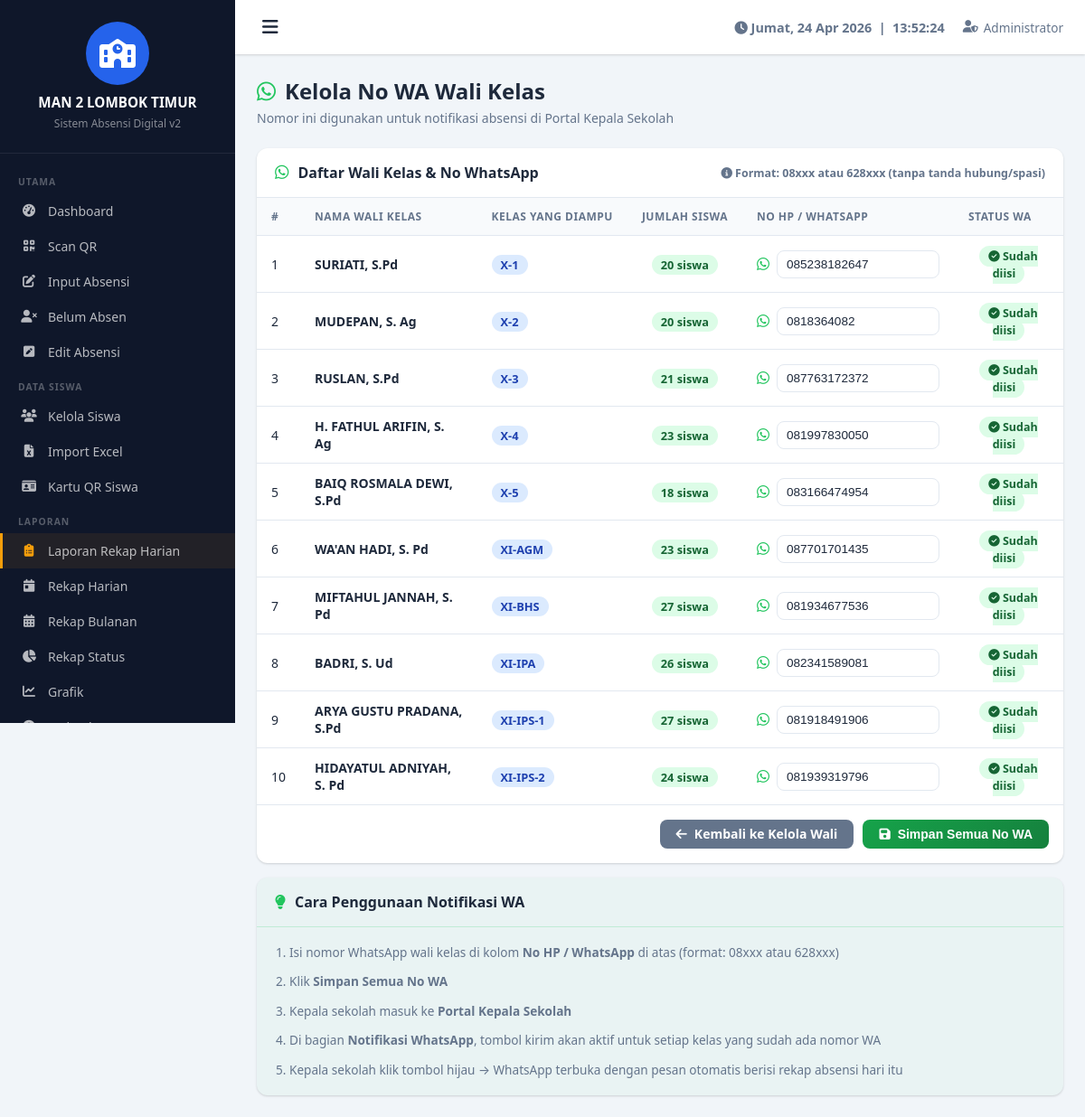
Screenshot of /kelola_no_wa_wali.php (signed in) with the database file from the repository.
### tables this page shows
CREATE TABLE `pengaturan` (
  `id` int(11) NOT NULL,
  `nama_sekolah` varchar(200) DEFAULT 'Nama Sekolah',
  `alamat` text DEFAULT NULL,
  `logo` varchar(255) DEFAULT NULL,
  `kepala_sekolah` varchar(200) DEFAULT NULL,
  `nip_kepala` varchar(50) DEFAULT NULL,
  `jam_masuk` time DEFAULT '07:00:00',
  `jam_terlambat` time DEFAULT '07:30:00',
  `jam_pulang` time DEFAULT '14:00:00',
  `token_wa` varchar(200) DEFAULT '',
  `pin_admin` varchar(255) DEFAULT NULL
);

CREATE TABLE `wali` (
  `id` int(11) NOT NULL,
  `username` varchar(50) NOT NULL,
  `password` varchar(255) NOT NULL,
  `nama` varchar(100) NOT NULL,
  `jabatan` varchar(100) DEFAULT 'Wali Kelas',
  `created_at` timestamp NOT NULL DEFAULT current_timestamp(),
  `kelas_wali` varchar(30) DEFAULT '',
  `no_hp` varchar(20) DEFAULT '',
  `no_wa` varchar(20) DEFAULT '',
  `foto` varchar(200) DEFAULT '',
  `pin` varchar(255) DEFAULT NULL,
  `foto_wali` varchar(255) DEFAULT '',
  `is_bk` tinyint(1) DEFAULT 0
);

### includes/config.php (called while the page is built, shortened)
<?php
$conn = new mysqli(DB_HOST, DB_USER, DB_PASS, DB_NAME);
$conn->set_charset("utf8mb4");
function get_pengaturan() {
    global $conn;
    return $conn->query("SELECT * FROM pengaturan LIMIT 1")->fetch_assoc();
}
?>

### kelola_no_wa_wali.php (the view, shortened to what this page needs)
<?php
require_once 'includes/config.php';
$wali_list = $conn->query("SELECT w.id, w.nama, w.kelas_wali, w.no_hp,
    (SELECT COUNT(*) FROM wali_siswa ws WHERE ws.wali_id = w.id) as jumlah_siswa
    FROM wali w ORDER BY w.kelas_wali, w.nama");
include 'includes/header.php';
?>
<div class="page-header d-flex align-center">
    <div>
        <div class="page-title"><i class="fab fa-whatsapp" style="color:#22c55e"></i> Kelola No WA Wali Kelas</div>
        <div class="page-subtitle">Nomor ini digunakan untuk notifikasi absensi di Portal Kepala Sekolah</div>
    </div>
</div>
<div class="card">
    <div class="card-header" style="display:flex;align-items:center;gap:10px">
        <i class="fab fa-whatsapp" style="color:#22c55e;font-size:1.1rem"></i>
        Daftar Wali Kelas &amp; No WhatsApp
        <span style="margin-left:auto;font-size:.78rem;color:var(--text-muted)">
            <i class="fas fa-info-circle"></i> Format: 08xxx atau 628xxx (tanpa tanda hubung/spasi)
        </span>
    </div>
    <?php if ($wali_list->num_rows === 0): ?>
    <div style="text-align:center;padding:40px;color:var(--text-muted)">
        <i class="fab fa-whatsapp" style="font-size:2.5rem;margin-bottom:10px;display:block;color:#22c55e;opacity:.4"></i>
        Belum ada data wali kelas. Tambahkan wali di menu <strong>Kelola Wali</strong> terlebih dahulu.
    </div>
    <?php else: ?>
    <form method="POST">
        <div class="table-container">
            <table>
                <thead>
                    <tr>
                        <th>#</th>
                        <th>Nama Wali Kelas</th>
                        <th>Kelas yang Diampu</th>
                        <th>Jumlah Siswa</th>
                        <th>No HP / WhatsApp</th>
                        <th>Status WA</th>
                    </tr>
                </thead>
                <tbody>
                <?php $no=1; while ($w = $wali_list->fetch_assoc()): ?>
                <tr>
                    <td><?= $no++ ?></td>
                    <td>
                        <strong><?= htmlspecialchars($w['nama']) ?></strong>
                    </td>
                    <td>
                        <?php if ($w['kelas_wali']): ?>
                        <span style="background:#dbeafe;color:#1e40af;padding:2px 10px;border-radius:20px;font-size:.8rem;font-weight:600"><?= htmlspecialchars($w['kelas_wali']) ?></span>
                        <?php else: ?>
                        <span style="color:#94a3b8;font-style:italic;font-size:.8rem">— belum ada kelas —</span>
                        <?php endif; ?>
                    </td>
                    <td style="text-align:center">
                        <span style="background:#dcfce7;color:#166534;padding:2px 10px;border-radius:20px;font-size:.8rem;font-weight:600"><?= $w['jumlah_siswa'] ?> siswa</span>
                    </td>
                    <td>
                        <div style="display:flex;align-items:center;gap:8px">
                            <span style="color:#22c55e;font-size:1rem"><i class="fab fa-whatsapp"></i></span>
                            <input type="text" name="no_hp[]"
                                   value="<?= htmlspecialchars($w['no_hp'] ?? '') ?>"
                                   placeholder="Contoh: 08123456789"
                                   style="width:180px;padding:7px 10px;border:1px solid var(--border);border-radius:8px;font-size:.85rem;background:var(--card-bg);color:var(--text);outline:none;transition:.2s"
                                   onfocus="this.style.borderColor='#22c55e'"
                                   onblur="this.style.borderColor='var(--border)'"
                                   pattern="[0-9+]{10,15}"
                                   title="Masukkan nomor HP/WA (10-15 digit)">
                        </div>
                    </td>
                    <td style="text-align:center">
                        <?php
                        $no_hp = preg_replace('/[^0-9]/','', $w['no_hp'] ?? '');
                        if (strlen($no_hp) >= 10):
                        ?>
                        <span style="background:#dcfce7;color:#166534;padding:3px 10px;border-radius:20px;font-size:.78rem;font-weight:700">
                            <i class="fas fa-check-circle"></i> Sudah diisi
                        </span>
                        <?php else: ?>
                        <span style="background:#fef2f2;color:#991b1b;padding:3px 10px;border-radius:20px;font-size:.78rem;font-weight:700">
                            <i class="fas fa-times-circle"></i> Belum diisi
                        </span>
                        <?php endif; ?>
                    </td>
                </tr>
                <?php endwhile; ?>
                </tbody>
            </table>
        </div>
        <div style="padding:16px;display:flex;gap:10px;justify-content:flex-end;border-top:1px solid var(--border)">
            <a href="wali.php" class="btn btn-secondary"><i class="fas fa-arrow-left"></i> Kembali ke Kelola Wali</a>
            <button type="submit" class="btn btn-success" style="background:linear-gradient(135deg,#16a34a,#15803d)">
                <i class="fas fa-save"></i> Simpan Semua No WA
            </button>
        </div>
    </form>
    <?php endif; ?>
</div>
<div class="card" style="margin-top:16px;background:rgba(34,197,94,.04);border-color:rgba(34,197,94,.2)">
    <div class="card-header" style="border-color:rgba(34,197,94,.2)">
        <i class="fas fa-lightbulb" style="color:#22c55e"></i> Cara Penggunaan Notifikasi WA
    </div>
    <div style="padding:16px;font-size:.85rem;color:var(--text-muted);line-height:1.8">
        <ol style="padding-left:20px;display:flex;flex-direction:column;gap:8px">
            <li>Isi nomor WhatsApp wali kelas di kolom <strong>No HP / WhatsApp</strong> di atas (format: 08xxx atau 628xxx)</li>
            <li>Klik <strong>Simpan Semua No WA</strong></li>
            <li>Kepala sekolah masuk ke <strong>Portal Kepala Sekolah</strong></li>
            <li>Di bagian <strong>Notifikasi WhatsApp</strong>, tombol kirim akan aktif untuk setiap kelas yang sudah ada nomor WA</li>
            <li>Kepala sekolah klik tombol hijau → WhatsApp terbuka dengan pesan otomatis berisi rekap absensi hari itu</li>
        </ol>
    </div>
</div>
<?php include 'includes/footer.php'; ?>

### includes/header.php (shortened to what this page needs)
<?php
$pengaturan = get_pengaturan();
$current_page = basename($_SERVER['PHP_SELF'], '.php');
?>
<!DOCTYPE html>
<html lang="id">
<head>
    <link rel="stylesheet" href="<?= BASE_URL ?>assets/css/style.css">
    <link rel="stylesheet" href="https://cdnjs.cloudflare.com/ajax/libs/font-awesome/6.4.0/css/all.min.css">
</head>
<body>
<div class="sidebar" id="sidebar">
    <div class="sidebar-header">
        <?php if (!empty($pengaturan['logo']) && file_exists('uploads/logo/' . $pengaturan['logo'])): ?>
            <img src="<?= BASE_URL ?>uploads/logo/<?= $pengaturan['logo'] ?>" alt="Logo" class="school-logo">
        <?php else: ?>
            <div class="logo-placeholder"><i class="fas fa-school"></i></div>
        <?php endif; ?>
        <div class="school-name"><?= htmlspecialchars($pengaturan['nama_sekolah']) ?></div>
        <div class="school-sub">Sistem Absensi Digital v2</div>
    </div>
    <nav class="sidebar-nav">
        <div class="nav-section">UTAMA</div>
        <a href="<?= BASE_URL ?>dashboard.php" class="nav-item <?= $current_page=='dashboard'?'active':'' ?>">
            <i class="fas fa-tachometer-alt"></i> Dashboard
        </a>
        <a href="<?= BASE_URL ?>scan.php" class="nav-item <?= $current_page=='scan'?'active':'' ?>">
            <i class="fas fa-qrcode"></i> Scan QR
        </a>
        <a href="<?= BASE_URL ?>manual.php" class="nav-item <?= $current_page=='manual'?'active':'' ?>">
            <i class="fas fa-edit"></i> Input Absensi
        </a>
        <a href="<?= BASE_URL ?>belum_absen.php" class="nav-item <?= $current_page=='belum_absen'?'active':'' ?>">
            <i class="fas fa-user-times"></i> Belum Absen
        </a>
        <a href="<?= BASE_URL ?>edit_absensi.php" class="nav-item <?= $current_page=='edit_absensi'?'active':'' ?>">
            <i class="fas fa-pen-square"></i> Edit Absensi
        </a>
        <div class="nav-section">DATA SISWA</div>
        <a href="<?= BASE_URL ?>siswa.php" class="nav-item <?= $current_page=='siswa'?'active':'' ?>">
            <i class="fas fa-users"></i> Kelola Siswa
        </a>
        <a href="<?= BASE_URL ?>import_excel.php" class="nav-item <?= $current_page=='import_excel'?'active':'' ?>">
            <i class="fas fa-file-excel"></i> Import Excel
        </a>
        <a href="<?= BASE_URL ?>barcode_generate.php" class="nav-item <?= $current_page=='barcode_generate'?'active':'' ?>">
            <i class="fas fa-id-card"></i> Kartu QR Siswa
        </a>
        <div class="nav-section">LAPORAN</div>
        <a href="<?= BASE_URL ?>laporan_rekap_harian.php" class="nav-item <?= $current_page=='laporan_rekap_harian'?'active':'' ?>"
           style="<?= $current_page=='laporan_rekap_harian'?'':'border-left:3px solid #f59e0b;background:rgba(245,158,11,.08)' ?>">
            <i class="fas fa-clipboard-list" style="color:#f59e0b"></i>
            <span>Laporan Rekap Harian</span>
        </a>
        <a href="<?= BASE_URL ?>rekap_harian.php" class="nav-item <?= $current_page=='rekap_harian'?'active':'' ?>">
            <i class="fas fa-calendar-day"></i> Rekap Harian
        </a>
        <a href="<?= BASE_URL ?>rekap_bulanan.php" class="nav-item <?= $current_page=='rekap_bulanan'?'active':'' ?>">
            <i class="fas fa-calendar-alt"></i> Rekap Bulanan
        </a>
        <a href="<?= BASE_URL ?>rekap_status.php" class="nav-item <?= $current_page=='rekap_status'?'active':'' ?>">
            <i class="fas fa-chart-pie"></i> Rekap Status
        </a>
        <a href="<?= BASE_URL ?>grafik.php" class="nav-item <?= $current_page=='grafik'?'active':'' ?>">
            <i class="fas fa-chart-line"></i> Grafik
        </a>
        <a href="<?= BASE_URL ?>terlambat.php" class="nav-item <?= $current_page=='terlambat'?'active':'' ?>">
            <i class="fas fa-clock"></i> Terlambat
        </a>
    </nav>
</div>
<div class="main-content" id="mainContent">
    <header class="top-bar">
        <button class="sidebar-toggle" onclick="toggleSidebar()"><i class="fas fa-bars"></i></button>
        <div class="top-bar-info">
            <div class="realtime-clock" id="realtimeClock"></div>
            <div class="admin-info"><i class="fas fa-user-shield"></i> <?= htmlspecialchars($_SESSION['admin_nama'] ?? 'Admin') ?></div>
        </div>
    </header>
    <div class="content-wrapper">

### assets/css/style.css (style rules this page uses)
:root { --primary: #2563eb; --primary-dark: #1d4ed8; --secondary: #64748b; --success: #16a34a; --warning: #d97706; --danger: #dc2626; --info: #0891b2; --purple: #7c3aed; --sidebar-bg: #0f172a; --sidebar-width: 260px; --topbar-height: 60px; --bg: #f1f5f9; --card-bg: #ffffff; --text: #1e293b; --text-muted: #64748b; --border: #e2e8f0; --radius: 12px; --shadow: 0 1px 3px rgba(0,0,0,.1), 0 1px 2px rgba(0,0,0,.06); --shadow-md: 0 4px 6px -1px rgba(0,0,0,.1), 0 2px 4px -1px rgba(0,0,0,.06); --shadow-lg: 0 10px 15px -3px rgba(0,0,0,.1), 0 4px 6px -2px rgba(0,0,0,.05); }
* { margin: 0; padding: 0; box-sizing: border-box; }
body { font-family: 'Segoe UI', system-ui, -apple-system, sans-serif; background: var(--bg); color: var(--text); min-height: 100vh; }
.sidebar { position: fixed; top: 0; left: 0; width: var(--sidebar-width); height: 100vh; background: var(--sidebar-bg); overflow-y: auto; z-index: 1000; transition: transform .3s ease; }
.sidebar-header { padding: 24px 20px; text-align: center; border-bottom: 1px solid rgba(255,255,255,.08); }
.logo-placeholder { width: 70px; height: 70px; border-radius: 50%; background: var(--primary); display: flex; align-items: center; justify-content: center; margin: 0 auto; font-size: 2rem; color: white; }
.school-name { color: white; font-size: .95rem; font-weight: 700; margin-top: 10px; line-height: 1.3; }
.school-sub { color: rgba(255,255,255,.5); font-size: .75rem; margin-top: 4px; }
.sidebar-nav { padding: 12px 0; }
.nav-section { padding: 12px 20px 6px; color: rgba(255,255,255,.3); font-size: .65rem; font-weight: 700; letter-spacing: 1px; text-transform: uppercase; }
.nav-item { display: flex; align-items: center; gap: 12px; padding: 10px 20px; color: rgba(255,255,255,.7); text-decoration: none; font-size: .875rem; transition: all .2s; border-left: 3px solid transparent; }
.nav-item i { width: 18px; text-align: center; }
.main-content { margin-left: var(--sidebar-width); min-height: 100vh; transition: margin-left .3s ease; }
.top-bar { height: var(--topbar-height); background: white; display: flex; align-items: center; padding: 0 24px; box-shadow: var(--shadow); position: sticky; top: 0; z-index: 100; gap: 16px; }
.sidebar-toggle { background: none; border: none; font-size: 1.25rem; cursor: pointer; color: var(--text); padding: 6px; border-radius: 6px; }
.top-bar-info { margin-left: auto; display: flex; align-items: center; gap: 20px; }
.realtime-clock { font-size: .9rem; color: var(--text-muted); font-weight: 600; }
.admin-info { font-size: .85rem; color: var(--text-muted); display: flex; align-items: center; gap: 6px; }
.content-wrapper { padding: 24px; }
.page-header { margin-bottom: 24px; }
.page-title { font-size: 1.5rem; font-weight: 700; color: var(--text); display: flex; align-items: center; gap: 10px; }
.page-title i { color: var(--primary); }
.page-subtitle { color: var(--text-muted); font-size: .875rem; margin-top: 4px; }
.card { background: var(--card-bg); border-radius: var(--radius); box-shadow: var(--shadow); overflow: hidden; }
.card-header { padding: 16px 20px; border-bottom: 1px solid var(--border); font-weight: 600; display: flex; align-items: center; gap: 10px; }
.table-container { overflow-x: auto; }
table { width: 100%; border-collapse: collapse; font-size: .875rem; }
thead th { background: #f8fafc; padding: 12px 16px; text-align: left; font-weight: 600; color: var(--text-muted); font-size: .75rem; text-transform: uppercase; letter-spacing: .5px; border-bottom: 1px solid var(--border); white-space: nowrap; }
tbody td { padding: 12px 16px; border-bottom: 1px solid var(--border); vertical-align: middle; }
tbody tr:last-child td { border-bottom: none; }
.btn { display: inline-flex; align-items: center; gap: 8px; padding: 9px 18px; border-radius: 8px; border: none; cursor: pointer; font-size: .875rem; font-weight: 600; transition: all .2s; text-decoration: none; line-height: 1; }
.btn-success { background: var(--success); color: white; }
.btn-secondary { background: var(--secondary); color: white; }
.d-flex { display: flex; }
.align-center { align-items: center; }

### rows the page displays
pengaturan: nama_sekolah "MAN 2 LOMBOK TIMUR"
wali: nama "SURIATI, S.Pd", kelas_wali "X-1", jumlah_siswa "20", no_hp "085238182647", shows "Sudah diisi"
wali: nama "MUDEPAN, S. Ag", kelas_wali "X-2", jumlah_siswa "20", no_hp "0818364082", shows "Sudah diisi"
wali: nama "RUSLAN, S.Pd", kelas_wali "X-3", jumlah_siswa "21", no_hp "087763172372", shows "Sudah diisi"
wali: nama "H. FATHUL ARIFIN, S. Ag", kelas_wali "X-4", jumlah_siswa "23", no_hp "081997830050", shows "Sudah diisi"
wali: nama "BAIQ ROSMALA DEWI, S.Pd", kelas_wali "X-5", jumlah_siswa "18", no_hp "083166474954", shows "Sudah diisi"
wali: nama "WA'AN HADI, S. Pd", kelas_wali "XI-AGM", jumlah_siswa "23", no_hp "087701701435", shows "Sudah diisi"
wali: nama "MIFTAHUL JANNAH, S. Pd", kelas_wali "XI-BHS", jumlah_siswa "27", no_hp "081934677536", shows "Sudah diisi"
wali: nama "BADRI, S. Ud", kelas_wali "XI-IPA", jumlah_siswa "26", no_hp "082341589081", shows "Sudah diisi"
wali: nama "ARYA GUSTU PRADANA, S.Pd", kelas_wali "XI-IPS-1", jumlah_siswa "27", no_hp "081918491906", shows "Sudah diisi"
wali: nama "HIDAYATUL ADNIYAH, S. Pd", kelas_wali "XI-IPS-2", jumlah_siswa "24", no_hp "081939319796", shows "Sudah diisi"

### other values shown
$_SESSION['admin_nama'] "Administrator"
